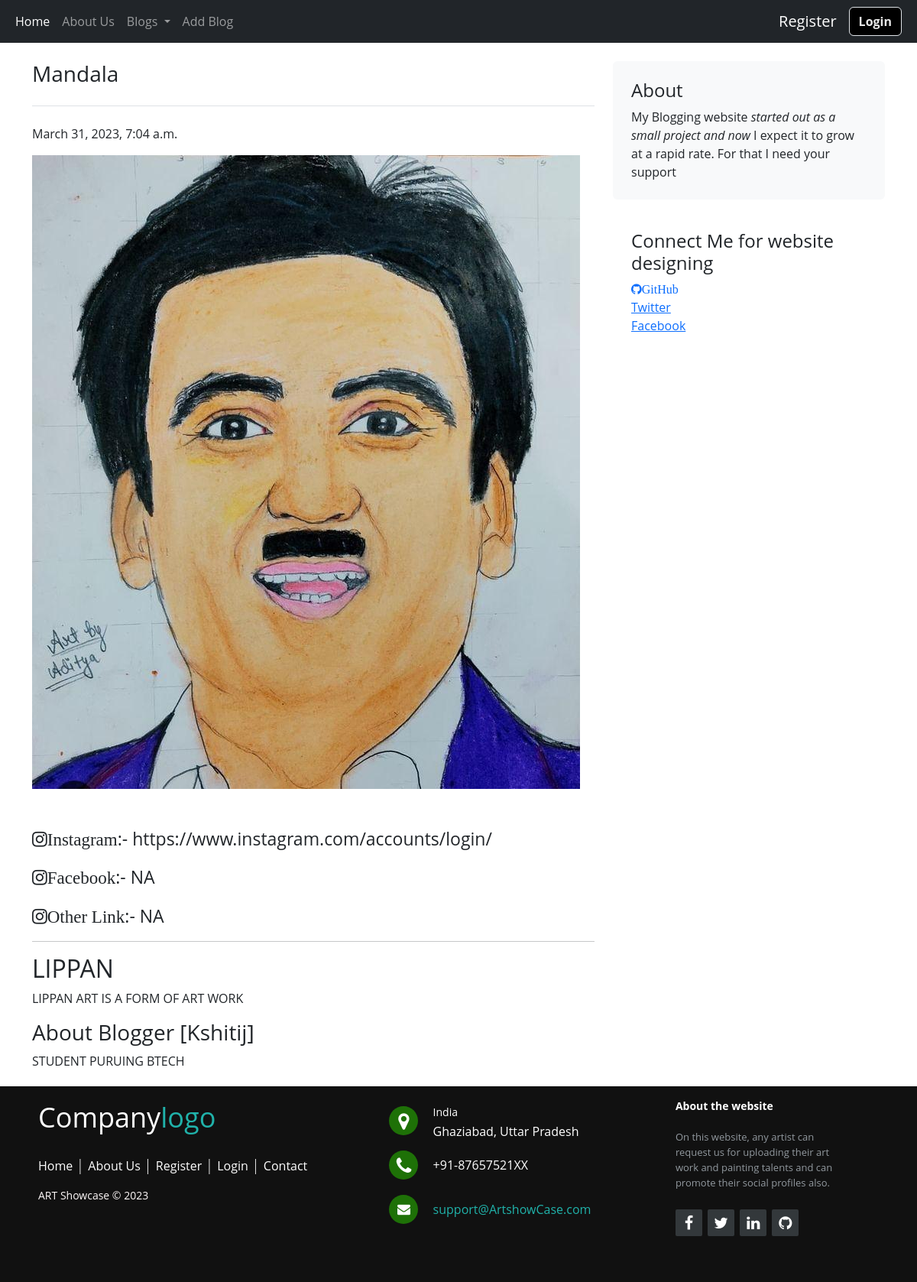
Page /blogpost/kshitij on the committed database.
### home/models.py (models this page shows, shortened)
class Upl_image(models.Model):
    id=models.AutoField(primary_key=True)
    name=models.CharField(max_length=120)
    title=models.CharField(max_length=200)
    artype=models.CharField(max_length=400)
    aboutyou=models.TextField()
    aboutart=models.TextField()
    insta=models.CharField(max_length=2000)
    fb=models.CharField(max_length=2000)
    otherlink=models.CharField(max_length=2000)
    user = models.ForeignKey(User, blank=True, null=True,
                             on_delete=models.CASCADE)
    photo=models.ImageField(upload_to="user_images")
    date=models.DateTimeField(auto_now_add=True)
    slug=models.CharField(max_length=130)

### home/views.py (the view)
# urls.py: path('blogpost/<slug>',views.blogpost,name="blogpost"),
def blogpost(request,slug):
    allBlogs=Upl_image.objects.filter(slug=slug).first()
    context1={'post': allBlogs}
    return render(request,'blogpost.html',context1)

### templates/blogpost.html (shortened to what this page needs)
{% extends 'base.html' %}
{% block body %}
<div class="container">
    <div class="row mt-4">
        <div class="col-md-8 blog-main">
            <h3 class="pb-4 mb-4 font-italic border-bottom">
                {{post.title}}
            </h3>
            <div class="blog-post">
                <p class="blog-post-meta">{{post.date}}</p>
                <img class="img-fluid mb-5" src="/media/{{post.photo}}" alt="">
                <p style="font-size:23px"><strong><i class="fa fa-instagram">Instagram</i></strong>:- {{post.insta}} </p>
                <p style="font-size:23px"><strong><i class="fa fa-instagram">Facebook</i></strong>:- {{post.fb}}</p>
                <p style="font-size:23px"><i class="fa fa-instagram">Other Link</i></strong>:- {{post.otherlink}}</p>
                <hr>
                <h2>{{post.artype}}</h2>
                <p> {{post.aboutart}} </p>
                <h3> About Blogger [{{post.name}}] </h3>
                <p> {{post.aboutyou}} </p>
            </div>
        </div>
        <aside class="col-md-4 blog-sidebar">
            <div class="p-4 mb-3 bg-light rounded">
                <h4 class="font-italic">About</h4>
                <p class="mb-0">My Blogging website <em>started out as a small project and now</em> I expect it to grow at a rapid rate. For that I need your support</p>
            </div>
            <div class="p-4">
                <h4 class="font-italic">Connect Me for website designing</h4>
                <ol class="list-unstyled">
                    <li><a href="#"><i class="fa fa-github">GitHub</i></a></li>
                    <li><a href="#">Twitter</a></li>
                    <li><a href="#">Facebook</a></li>
                </ol>
            </div>
        </aside>
    </div>
</div>
{% endblock %}

### rows in the picture
Upl_image: title "Mandala", date "March 31, 2023, 7:04 a.m.", photo (picture), insta "https://www.instagram.com/accounts/login/", fb "NA", otherlink "NA", artype "LIPPAN", aboutart "LIPPAN ART IS A FORM OF ART WORK", name "Kshitij", aboutyou "STUDENT PURUING BTECH"
